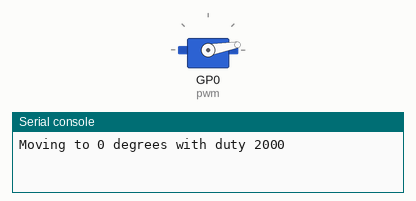
Bench run of a program on a simulated Raspberry Pi Pico running MicroPython. Parts: servo, the last lines printed to the serial console. Servo angles are drawn from the pulse width (0.5 ms = 0°, 2.5 ms = 180°).

Above: at 0.05 s.
At 4.5 s:
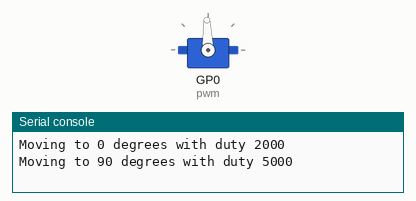
At 9.0 s:
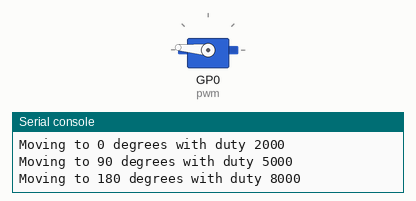
Timing chart, 0 to 11.7 s (numbered marks = the images above):
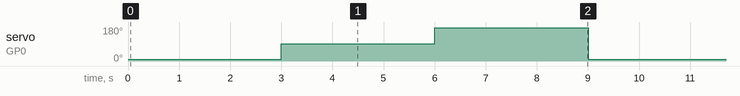

Measured:
- by itself, servo on GP0 (pwm): repeats every 9.0 s: 175° 3.0 s, 10° 3.0 s, 92° 3.0 s

The program:

servo2.py
```python
import time
from machine import Pin, PWM

# Nilai duty cycle untuk posisi servo
MIN_DUTY = 2000  # Nilai untuk 0 derajat
MAX_DUTY = 8000  # Nilai untuk 180 derajat

# Fungsi untuk mengonversi derajat ke duty cycle
def degree_to_duty(degree):
    return MIN_DUTY + (degree * (MAX_DUTY - MIN_DUTY) // 180)

# Inisialisasi PWM pada pin 0
pwm = PWM(Pin(0))
pwm.freq(50)  # Atur frekuensi PWM ke 50 Hz

# Fungsi untuk menggerakkan servo ke derajat tertentu
def move_servo(degree):
    duty = degree_to_duty(degree)
    pwm.duty_u16(duty)
    print(f"Moving to {degree} degrees with duty {duty}")
    time.sleep(1)

# Tes gerakan servo ke beberapa posisi
while True:
    move_servo(0)    # Gerakkan servo ke 0 derajat
    time.sleep(2)    # Tunggu 2 detik
    move_servo(90)   # Gerakkan servo ke 90 derajat
    time.sleep(2)    # Tunggu 2 detik
    move_servo(180)  # Gerakkan servo ke 180 derajat
    time.sleep(2)    # Tunggu 2 detik
```
